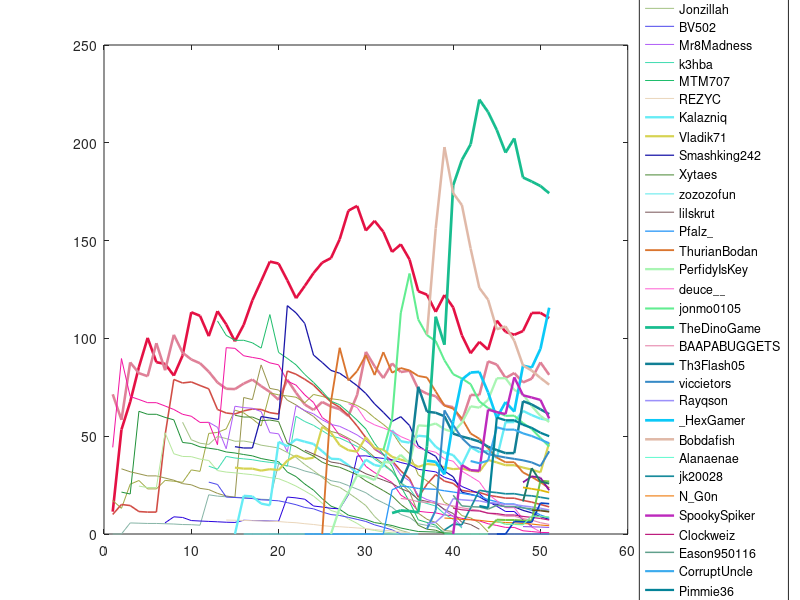

The MATLAB script that drew this image:
clear
close all

%%%%%%%%%%%%%%%%%%%%%%%%%%%%%%%%%%%%%%%%%%%%%%%%%%%%%%%%%%%%%%%%%%%%%%%%%%%
% UltraHardCore Team Selector
%%%%%%%%%%%%%%%%%%%%%%%%%%%%%%%%%%%%%%%%%%%%%%%%%%%%%%%%%%%%%%%%%%%%%%%%%%%
% This code was made to randomly assemble teams for The Diorite Experts
% UltraHardCore. However, this code can also be used for different UHC
% competitions, providing a similar ranking system is adopted.
% See more at: https://github.com/Snodog627/TheDioriteExpertsUHC

% The code at first defines the players and their scores. The players that
% are participating in the current season are then selected and some
% simulation criteria may be specified. New players' scores are denoted by
% NaN.

%% Information
addpath('Data','Functions','Figures')
load('DataS49.mat')

%% Visualization
NoP = size(Players,2);
NoS = size(Seasons,2);
legdata = cell(NoP,1);
for i = 1:NoP
    if ~isnan(Players(i).RankPosition(NoS))
        LineSize = 2*(1 - (Players(i).RankPosition(NoS)-0.5)/NoP);
    else
        LineSize = 0.1;
    end
    Col = rand(1,3);
    legdata{i} = Players(i).PlayerName;
    
    figure(1)
    plot(1:NoS,Players(i).RankHistory,'LineWidth',LineSize,'Color',Col)
    hold on
end
legend(legdata,'location','eastoutside','Interpreter','none')